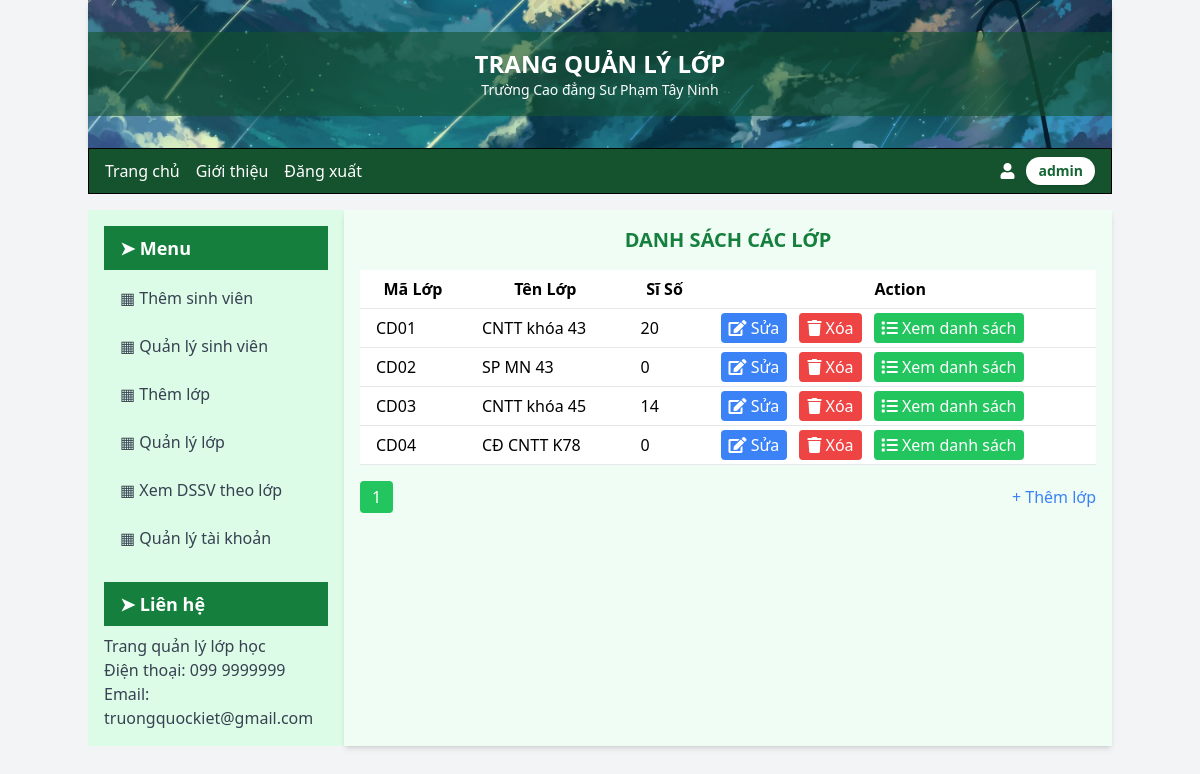
The app's page /qllop.php with its own data.
### tables this page shows
CREATE TABLE `tblop` (
  `Malop` varchar(5) NOT NULL,
  `Tenlop` text DEFAULT NULL,
  `sosv` int(11) DEFAULT NULL
);

### qllop.php (the view, shortened to what this page needs)
<html lang="en">
<head>
    <script src="https://cdn.tailwindcss.com"></script>
    <link rel="stylesheet" href="https://cdnjs.cloudflare.com/ajax/libs/font-awesome/5.15.3/css/all.min.css">
</head>
<body class="bg-gray-100">
    <div class="container mx-auto">
        <div class="bg-cover bg-center py-8 text-white shadow-md" style="background-image: url('images/anhnen.jpg');">
            <div class="bg-green-900 bg-opacity-60 py-4">
                <div class="text-center">
                    <h1 class="text-2xl font-bold">TRANG QUẢN LÝ LỚP</h1>
                    <p class="text-sm">Trường Cao đẳng Sư Phạm Tây Ninh</p>
                </div>
            </div>
        </div>
        <div class="bg-green-900 border border-black py-2">
            <div class="flex justify-between items-center px-4">
                <div class="flex space-x-4">
                    <a href="ttsv.php" class="text-white hover:underline">Trang chủ</a>
                    <a href="#" class="text-white hover:underline">Giới thiệu</a>
                    <a href="logout.php" class="text-white hover:underline">Đăng xuất</a>
                </div>
                <div class="flex items-center space-x-3">
    <i class="fas fa-user text-white"></i>
    <a href="login.php" class="bg-white text-green-800 px-3 py-1 rounded-full text-sm font-semibold hover:bg-green-100 transition duration-200 shadow">
        admin
    </a>
</div>
            </div>
        </div>
        <div class="flex mt-4">
            <div class="w-1/4 bg-green-100 p-4">
                <div class="mb-4">
                    <h2 class="text-lg font-bold text-white bg-green-700 px-4 py-2 w-full"> ➤ Menu</h2>
                    <ul class="mt-2 space-y-2">
                        <li><a href="themsv.php" class="flex items-center space-x-2 px-4 py-2 text-gray-700 hover:bg-green-600 hover:text-white rounded">▦ Thêm sinh viên</a></li>
                        <li><a href="qlsv.php" class="flex items-center space-x-2 px-4 py-2 text-gray-700 hover:bg-green-600 hover:text-white rounded">▦ Quản lý sinh viên</a></li>
                        <li><a href="themlop.php" class="flex items-center space-x-2 px-4 py-2 text-gray-700 hover:bg-green-600 hover:text-white rounded">▦ Thêm lớp</a></li>
                        <li><a href="qllop.php" class="flex items-center space-x-2 px-4 py-2 text-gray-700 hover:bg-green-600 hover:text-white rounded">▦ Quản lý lớp</a></li>
                        <li><a href="danhsach.php" class="flex items-center space-x-2 px-4 py-2 text-gray-700 hover:bg-green-600 hover:text-white rounded">▦ Xem DSSV theo lớp</a></li>
                        <li><a href="qltk.php" class="flex items-center space-x-2 px-4 py-2 text-gray-700 hover:bg-green-600 hover:text-white rounded">▦ Quản lý tài khoản</a></li>
                    </ul>
                </div>
                <div>
                    <h2 class="text-lg font-bold text-white bg-green-700 px-4 py-2 w-full mt-6"> ➤ Liên hệ</h2>
                    <p class="mt-2 text-gray-700">Trang quản lý lớp học</p>
                    <p class="text-gray-700">Điện thoại: 099 9999999</p>
                    <p class="text-gray-700">Email: truongquockiet@gmail.com</p>
                </div>
            </div>
            <div class="w-3/4 bg-green-50 p-4 shadow-md">
                <div class="text-center mb-4">
                    <h2 class="text-xl font-bold text-green-700">DANH SÁCH CÁC LỚP</h2>
                </div>
                <table class="min-w-full bg-white">
                    <thead>
                        <tr>
                            <th class="py-2 px-4 border-b">Mã Lớp</th>
                            <th class="py-2 px-4 border-b">Tên Lớp</th>
                            <th class="py-2 px-4 border-b">Sĩ Số</th>
                            <th class="py-2 px-4 border-b">Action</th>
                        </tr>
                    </thead>
                    <tbody>
                    <?php
                    $servername = "localhost";
                    $username = "root";
                    $password = "";
                    $dbname = "qlsinhvien";
                    $conn = new mysqli($servername, $username, $password, $dbname);
                    $limit = 5;
                    $page = isset($_GET['page']) ? (int)$_GET['page'] : 1;
                    $start_from = ($page - 1) * $limit;
                    $sql = "SELECT * FROM tblop LIMIT $start_from, $limit";
                    $result = $conn->query($sql);
                    if ($result->num_rows > 0) {
                        while($row = $result->fetch_assoc()) {
                            echo "<tr>";
                            echo "<td class='py-2 px-4 border-b'>" . $row["Malop"] . "</td>";
                            echo "<td class='py-2 px-4 border-b'>" . $row["Tenlop"] . "</td>";
                            echo "<td class='py-2 px-4 border-b'>" . $row["sosv"] . "</td>";
                            echo "<td class='py-2 px-4 border-b space-x-2'>
                                    <a href='sualop.php?malop=" . $row["Malop"] . "' class='bg-blue-500 text-white px-2 py-1 rounded'><i class='fas fa-edit'></i> Sửa</a>
                                    <a href='xoalop.php?malop=" . $row["Malop"] . "' class='bg-red-500 text-white px-2 py-1 rounded' onclick=\"return confirm('Xóa lớp học này?');\"><i class='fas fa-trash'></i> Xóa</a>
                                    <a href='danhsach.php?malop=" . $row["Malop"] . "' class='bg-green-500 text-white px-2 py-1 rounded'><i class='fas fa-list'></i> Xem danh sách</a>
                                  </td>";
                            echo "</tr>";
                        }
                    } else {
                        echo "<tr><td colspan='4' class='text-center py-4'>Không có lớp học nào.</td></tr>";
                    }
                    $sql_total = "SELECT COUNT(*) AS total FROM tblop";
                    $total_result = $conn->query($sql_total);
                    $total_row = $total_result->fetch_assoc();
                    $total_records = $total_row["total"];
                    $total_pages = ceil($total_records / $limit);
                    ?>
                    </tbody>
                </table>
                <div class="flex justify-between items-center mt-4">
                    <div class="flex space-x-2">
                        <?php
                        for ($i = 1; $i <= $total_pages; $i++) {
                            $active = ($i == $page) ? "bg-green-500 text-white" : "bg-gray-200 text-gray-700";
                            echo "<a href='qllop.php?page=$i' class='px-3 py-1 rounded $active'>$i</a>";
                        }
                        ?>
                    </div>
                    <a href="themlop.php" class="text-blue-500">+ Thêm lớp</a>
                </div>
            </div>
        </div>
    </div>
</body>
</html>

### records on screen
tblop: Malop "CD01", Tenlop "CNTT khóa 43", sosv "20"
tblop: Malop "CD02", Tenlop "SP MN 43", sosv "0"
tblop: Malop "CD03", Tenlop "CNTT khóa 45", sosv "14"
tblop: Malop "CD04", Tenlop "CĐ CNTT K78", sosv "0"
